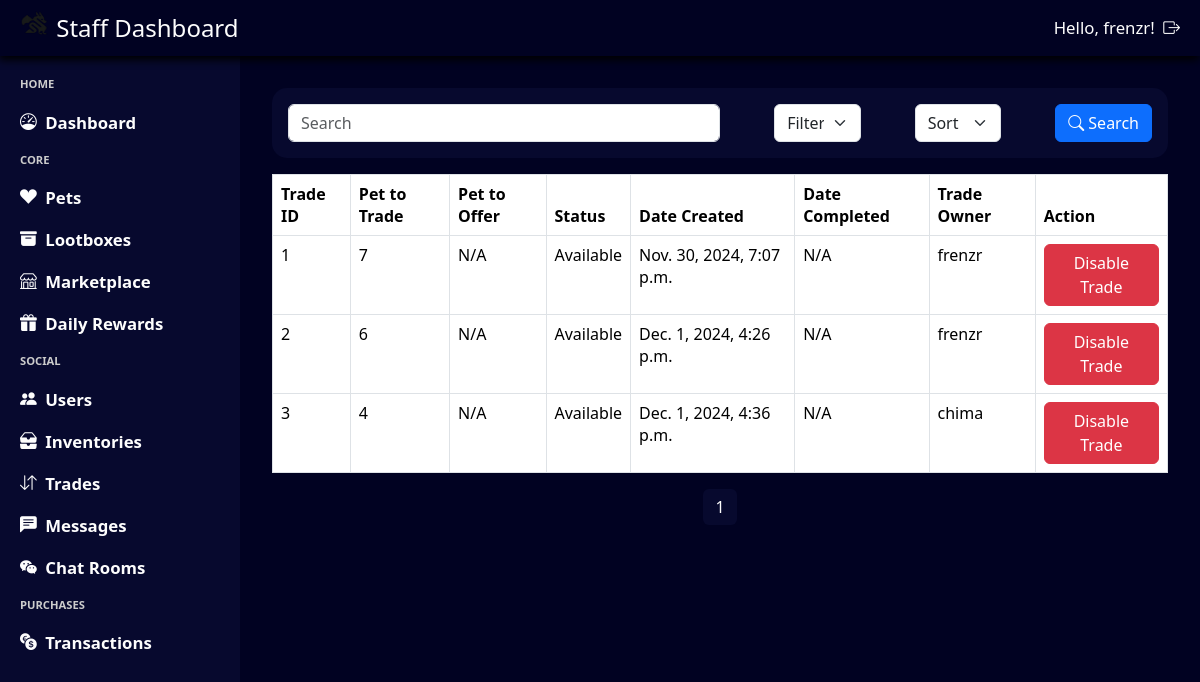
The app's page /staff/trades/ (signed in), older data.
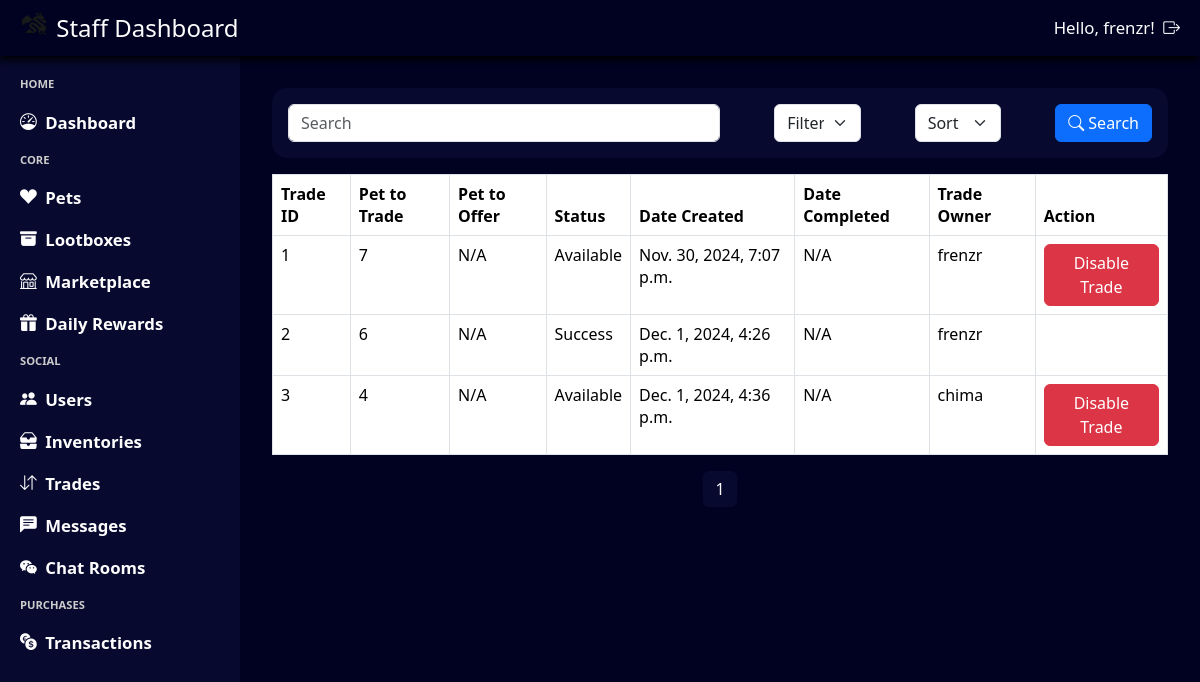
The same page, newer data.
### trading/models.py (models this page shows)
class Trade(models.Model):
    class TradeStatus(models.TextChoices):
        available = 'available', 'Available'
        waiting = 'waiting', 'Waiting'
        success = 'success', 'Success'
        closed = 'closed', 'Closed'
    pet_to_trade = models.ForeignKey(Inventory, on_delete=models.CASCADE, related_name='pet_to_trade')
    pet_to_offer = models.ForeignKey(Inventory, on_delete=models.CASCADE, related_name='pet_to_offer', null=True, blank=True)
    pet_preferences = models.JSONField(default=list, blank=True)
    status = models.CharField(choices=TradeStatus.choices, default=TradeStatus.available, max_length=20)
    date_created = models.DateTimeField(default=timezone.now)
    date_completed = models.DateTimeField(null=True, blank=True)

### inventory/models.py (models this page shows, shortened)
class Inventory(models.Model):
    class BusyValue(models.IntegerChoices):
        NOT_BUSY = 0, 'Not Busy'
        BUSY = 1, 'Busy'
        ON_MARKET = 2, 'On Market'
    pet_id = models.ForeignKey(Pet, on_delete=models.CASCADE, default=None, null=True, blank=True)
    owner_id = models.ForeignKey(User, on_delete=models.CASCADE)
    is_busy = models.IntegerField(choices=BusyValue.choices, default=BusyValue.NOT_BUSY)
    date_acquired = models.DateTimeField(default=timezone.now)

class Pet(models.Model):
    class Rarity(models.IntegerChoices):
        COMMON = 0, 'Common'
        UNCOMMON = 1, 'Uncommon'
        RARE = 2, 'Rare'
        MYTHICAL = 3, 'Mythical'
        LEGENDARY = 4, 'Legendary'
    pet_rate = models.FloatField(null=True, blank=True)
    pet_species = models.CharField(max_length=50)
    rarity = models.IntegerField(choices=Rarity.choices)
    pet_image = models.ImageField(upload_to='pets/', null=True, blank=True)

### admin_system/views.py (the view, shortened to what this page needs)
# urls.py: path('trades/', views.query_trades, name='query_trades'),
@login_required(login_url='admin_login')
@user_passes_test(login_url='admin_login', test_func=is_staff)
def query_trades(request):
    query = request.GET.get('search', '')
    filter_by = request.GET.get('filter', '')
    sort_by = request.GET.get('sort', '')
    trades = Trade.objects.all()
    if sort_by == 'descending':
        trades = trades.reverse()
    paginator = Paginator(trades, 10)  # Show 10 trades per page
    page_number = request.GET.get('page')
    page_obj = paginator.get_page(page_number)
    return render(request, 'staff_trades.html', {'page_obj': page_obj})

### admin_system/views.py (called while the page is built)
def is_staff(user):
    return user.is_staff

### base_template/context_processor.py (called while the page is built)
def profile_context(request):
    if request.user.is_authenticated:
        try:
            profile = Profile.objects.get(user = request.user)
            return {'navbar_profile': profile}
        except Profile.DoesNotExist:
            return {'navbar_profile': None}
    return {'navbar_profile': None}

### notification/context_processor.py (called while the page is built)
def notification_context(request):
    if request.user.is_authenticated:
        notifications = Notification.objects.filter(user=request.user, notif_status=Notification.Status.unread).count()
        return {'notifications': notifications}
    return {'notifications': 0}

### admin_system/templates/staff_trades.html (shortened to what this page needs)
{% extends "staff_template.html" %}
{% load static %}
{% block css %}
    <link rel="stylesheet" href="{% static 'staff_trades.css' %}"/>
{% endblock %}
{% block content %}
<div class="staff-trades-container">
    <form class="staff-trades-header" method="get" action="{% url 'query_trades' %}">
        <div id="search-container">
            <input type="text" name="search" class="form-control staff-trades-header-search" placeholder="Search" aria-label="Search" aria-describedby="basic-addon1">
        </div>
        <select name="filter" class="form-select staff-trades-header-filter" aria-label="Filter">
            <option value="trade_id" selected>Filter by: Trade ID</option>
        </select>
        <select name="sort" class="form-select staff-trades-header-sort" aria-label="Sort">
            <option value="" selected disabled>Sort by:</option>
        </select>
        <button class="btn btn-primary staff-trades-header-button" id="staff-trades-header-button-search">
            <i class="bi bi-search"></i>
            Search
        </button>
    </form>
    <table class="table table-bordered">
        <thead>
            <tr>
                <th>Trade ID</th>
                <th>Pet to Trade</th>
                <th>Pet to Offer</th>
                <th>Status</th>
                <th>Date Created</th>
                <th>Date Completed</th>
                <th>Trade Owner</th>
                <th>Action</th>
            </tr>
        </thead>
        <tbody>
            {% for trade in page_obj %}
            <tr>
                <td>{{ trade.id }}</td>
                <td>{{ trade.pet_to_trade.pet_id.id }}</td>
                <td>{% if trade.pet_to_offer %}{{ trade.pet_to_offer.pet_id.id }}{% else %}N/A{% endif %}</td>
                <td>{{ trade.get_status_display }}</td>
                <td>{{ trade.date_created }}</td>
                <td>{% if trade.date_completed %}{{ trade.date_completed }}{% else %}N/A{% endif %}</td>
                <td>{{ trade.pet_to_trade.owner_id.username }}</td>
                <td>
                    {% if trade.get_status_display != "Success" %}
                        <button type="button" class="btn btn-danger" data-toggle="modal" data-target="#disableTradeModal{{ trade.id }}">Disable Trade</button>
                    {% endif %}
                </td>
            </tr>
            {% endfor %}
        </tbody>
    </table>
    <nav aria-label="Page navigation">
        <ul class="pagination">
            {% for num in page_obj.paginator.page_range %}
                {% if page_obj.number == num %}
                    <li class="page-item active"><a class="page-link" href="#">{{ num }}</a></li>
                {% elif num > page_obj.number|add:'-3' and num < page_obj.number|add:'3' %}
                    <li class="page-item"><a class="page-link" href="?page={{ num }}">{{ num }}</a></li>
                {% endif %}
            {% endfor %}
        </ul>
    </nav>
</div>
{% endblock %}

Row changes from the older to the newer data that the page shows:
changed Trade id 2: status "Available" → "Success"; no longer shows "Disable Trade"
